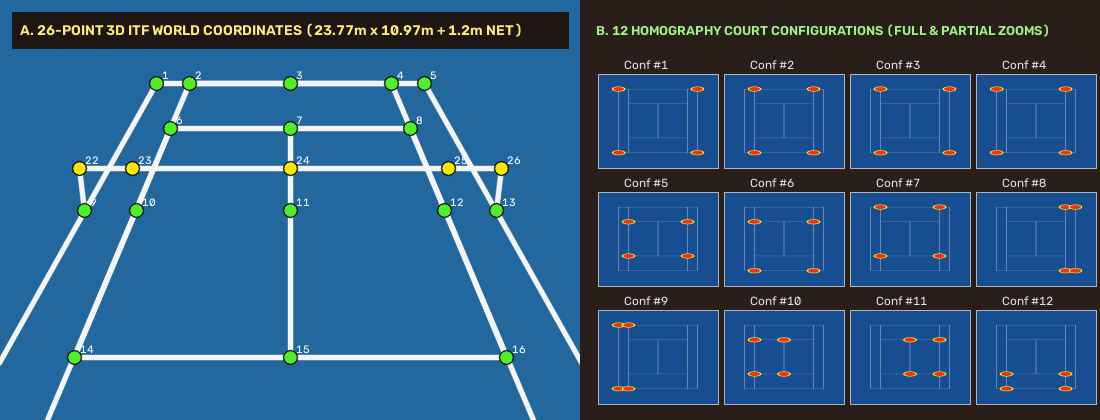
#> input picture assets/step1_calibration_12configs.png, 1100 x 420 px
$ python -i shot_segmenter.py   (imports and definitions only)
#> lines starting #> are read from the running program, lines starting #| are printed output that depends on the picture; after the words box and inside, x2 and y2 are one past the last pixel; in counts of white or black regions, pixels touching at a corner belong together
#> further down, picture is the input picture: shape (420, 1100, 3); mean B, G, R 128.2, 89.1, 44.7
"""Broadcast Shot Boundary Detector and Camera View Classifier.

Solves the key limitation noted in ``ArtLabss/tennis-tracking`` README:
*"Input videos have to be rallies of the game and shouldn't contain any commercials,
breaks or spectators."*

On real broadcast feeds (like ``tennis.mp4`` with Dubai -> Crowd -> Logo -> Zoomed Angle -> Basel):
1. Detects hard cuts and fast dissolves via HSV histogram Bhattacharyya distance.
2. Classifies each frame into:
   - ``RALLY_MAIN``: Full/primary court broadcast angle (``best_conf in {1, 2, 3, 4}``).
   - ``COURT_PARTIAL_ZOOM``: Low/oblique/zoomed court angle matched via partial service-box
     or tramline configuration (``best_conf in {5..12}``).
   - ``NON_COURT_CUTAWAY``: Crowd, player close-up, or graphic wipe (insufficient court surface
     chromaticity or ``court_score < min_court_score``).
"""

from __future__ import annotations

from dataclasses import dataclass
from enum import StrEnum

import cv2
import numpy as np
from numpy.typing import NDArray


class CameraViewType(StrEnum):
    """Broadcast camera view classification."""

    RALLY_MAIN = "RALLY_MAIN"
    COURT_PARTIAL_ZOOM = "COURT_PARTIAL_ZOOM"
    NON_COURT_CUTAWAY = "NON_COURT_CUTAWAY"


@dataclass(frozen=True)
class FrameShotState:
    """Per-frame shot boundary and view classification telemetry."""

    frame_index: int
    shot_id: int
    is_cut_boundary: bool
    hist_distance: float
    court_surface_ratio: float
    court_score: float
    best_conf: int | None
    view_type: CameraViewType

    # [4 lines left out: function is_court_active, not called in this run]


class ShotSegmenter:
    """Detect broadcast camera cuts and classify court vs. non-court cutaway shots."""

    def __init__(
        self,
        cut_hist_threshold: float = 0.34,
        min_court_score: float = 380.0,
        min_court_surface_ratio: float = 0.14,
    ) -> None:
        self.cut_hist_threshold: float = cut_hist_threshold
        self.min_court_score: float = min_court_score
        self.min_court_surface_ratio: float = min_court_surface_ratio
        self._prev_hist: NDArray[np.float32] | None = None
        self._current_shot_id: int = 0
        self.history: list[FrameShotState] = []

    # [8 lines left out: function compute_hsv_histogram, not called in this run]

    @staticmethod
    def estimate_court_surface_ratio(frame: NDArray[np.uint8]) -> float:
        """Estimate fraction of the central frame occupied by uniform court surface colors.

        Covers Australian Open / Basel / US Open blue courts, Dubai blue+green courts,
        Wimbledon grass green, and Roland Garros clay terracotta while rejecting
        dark crowd scenes, skin-tone close-ups, and white/metallic graphic wipes.
        """
        h, w = frame.shape[:2]
#> h = 420; w = 1100
        roi = frame[int(h * 0.18) : int(h * 0.92), int(w * 0.10) : int(w * 0.90)]
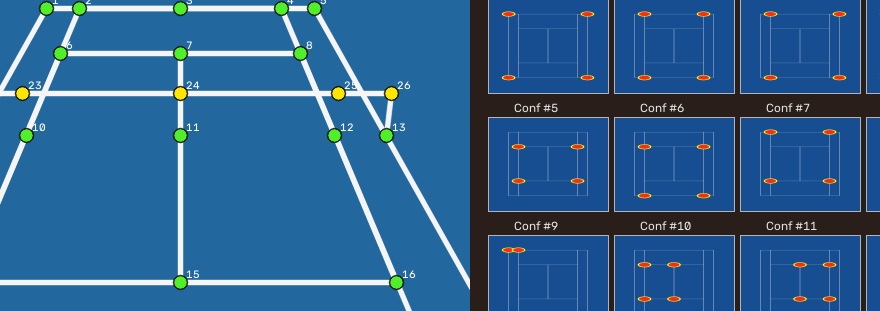
#> roi: shape (311, 880, 3); mean B, G, R 142.8, 96.8, 45.3
        if roi.size == 0:
            return 0.0
        hsv = cv2.cvtColor(roi, cv2.COLOR_BGR2HSV)
#> hsv: shape (311, 880, 3); mean H, S, V 88.2, 181.6, 147.4
        # Court blue (H: 90..135), court green (H: 34..88), clay orange-red (H: 5..22)
        blue_mask = cv2.inRange(hsv, np.array([90, 35, 45], dtype=np.uint8), np.array([135, 255, 245], dtype=np.uint8))
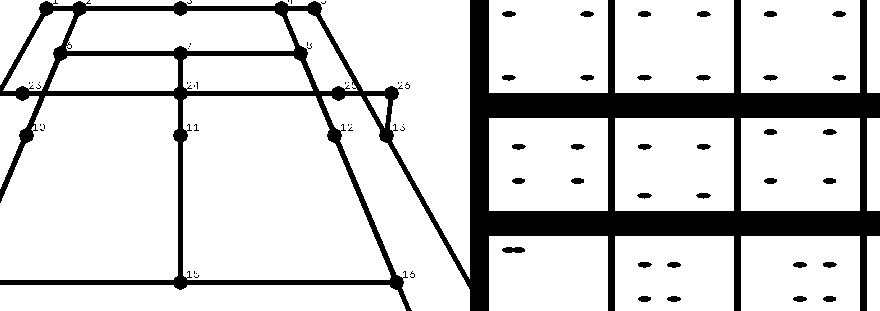
#> blue_mask: shape (311, 880); 82.7% white; 69 black regions (35 under 20 px), largest, box (x1, y1, x2, y2) and area: (0, 0, 880, 311) 44977, (502, 247, 525, 253) 116, (502, 11, 516, 17) 65
        green_mask = cv2.inRange(hsv, np.array([34, 30, 45], dtype=np.uint8), np.array([88, 255, 235], dtype=np.uint8))
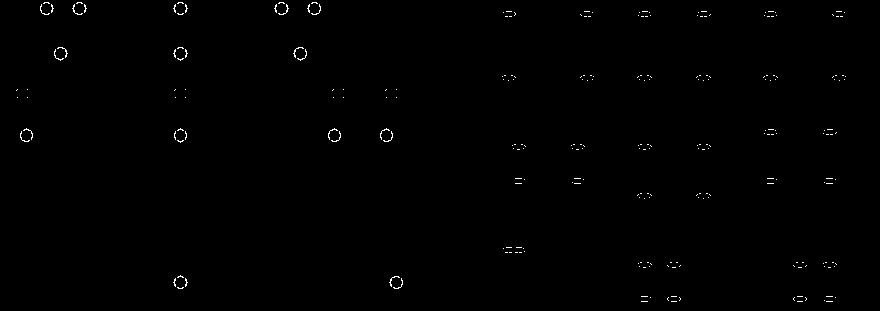
#> green_mask: shape (311, 880); 0.41% white in thin lines or dots
        combined = cv2.bitwise_or(blue_mask, green_mask)
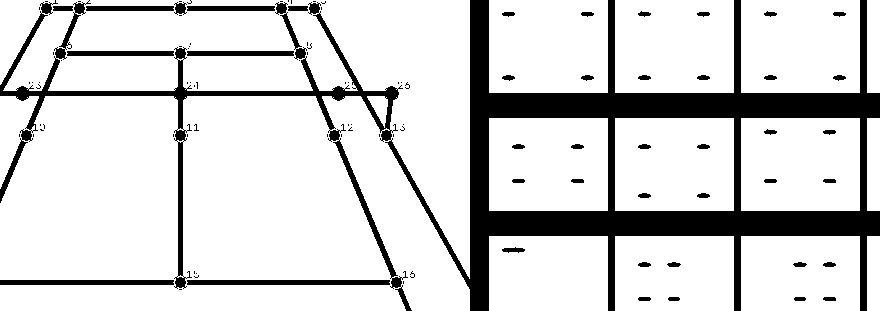
#> combined: shape (311, 880); 83.1% white; 101 black regions (58 under 20 px), largest, box (x1, y1, x2, y2) and area: (0, 0, 880, 311) 40133, (187, 280, 390, 285) 1013, (0, 280, 174, 285) 869
        return float(np.count_nonzero(combined)) / float(combined.size)

    # [39 lines left out: function evaluate_frame, not called in this run]

>>> import cv2
>>> picture = cv2.imread('../assets/step1_calibration_12configs.png')
>>> result = ShotSegmenter().estimate_court_surface_ratio(picture)
#> result = 0.831
